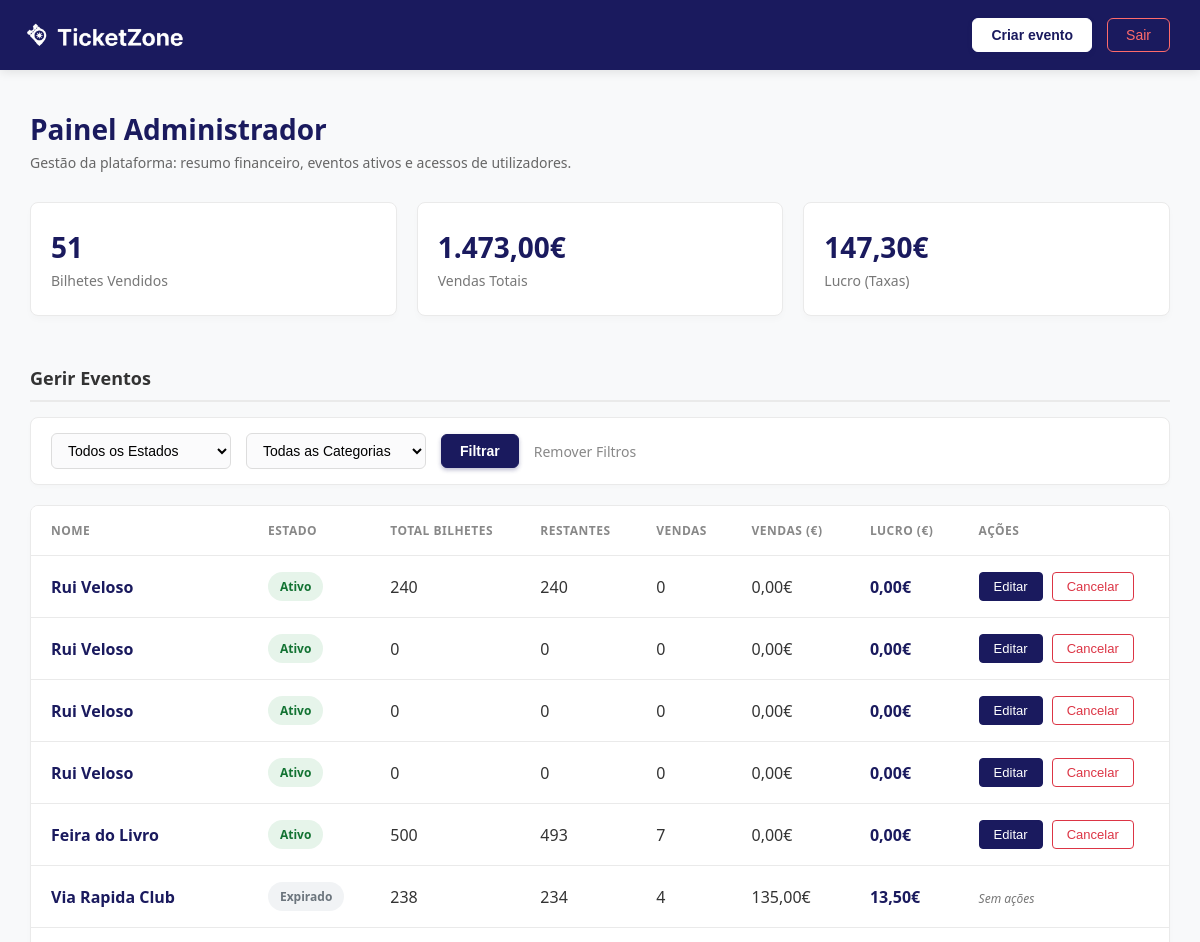
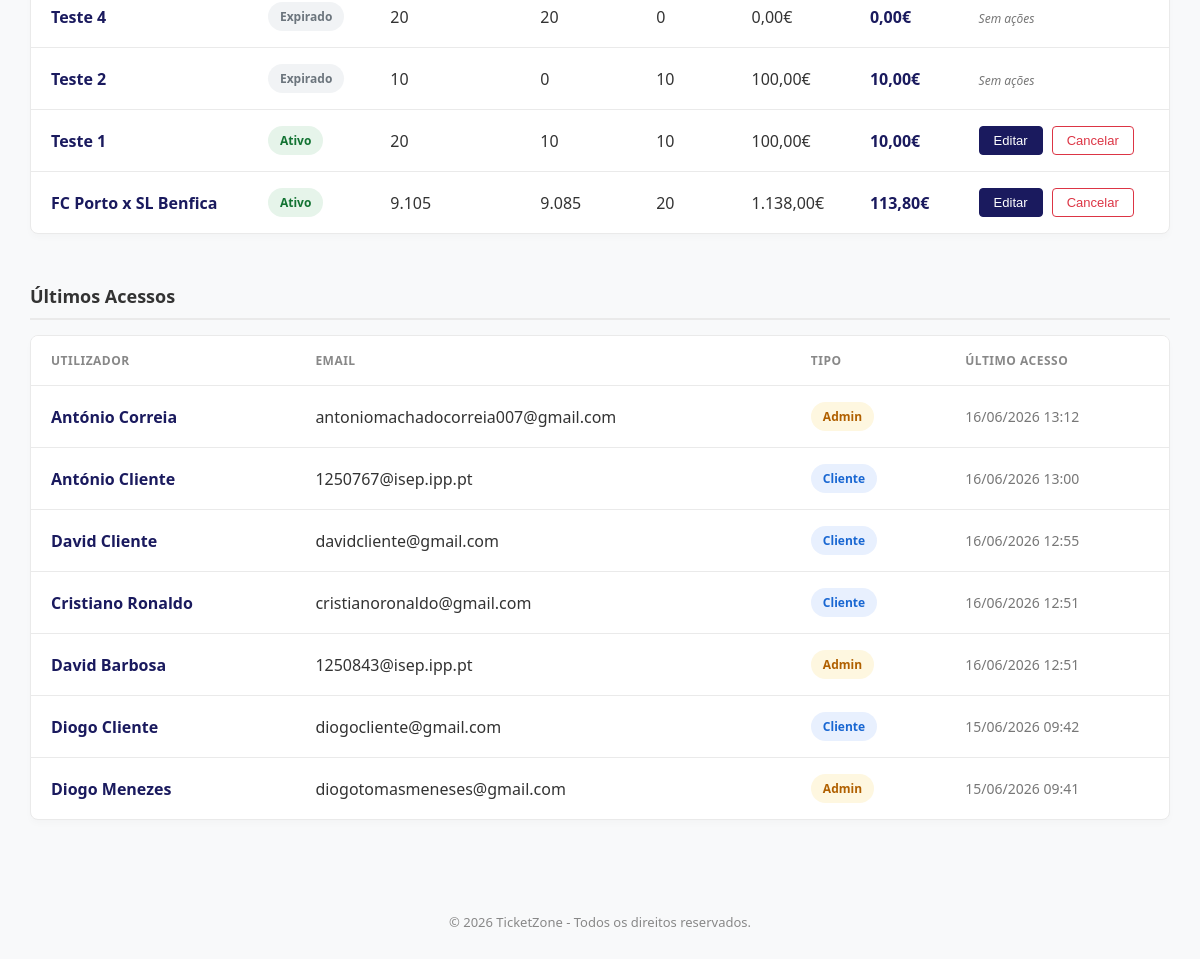
Before: /admin.php (signed in) with the older database file (2 pictures, top to bottom).
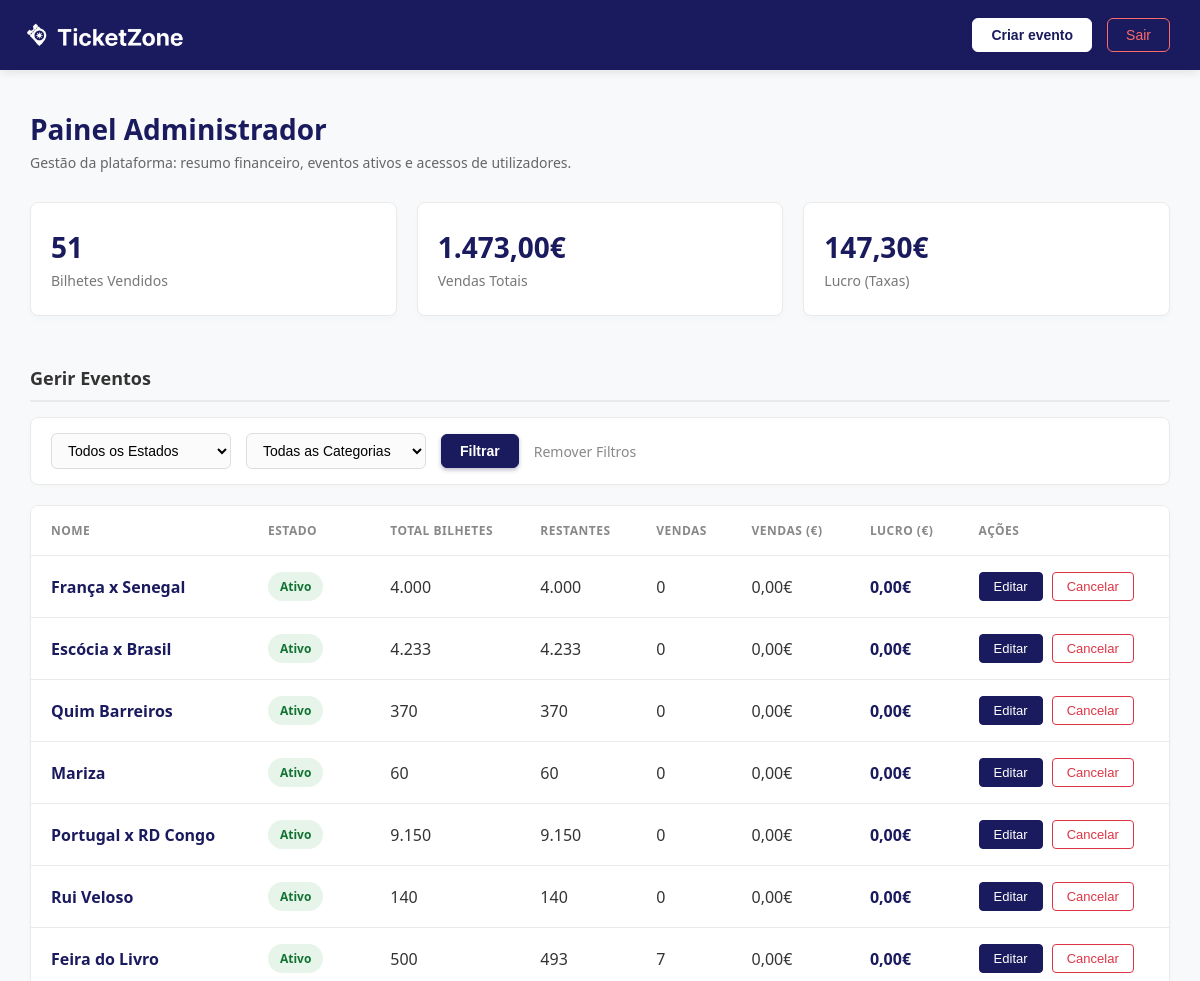
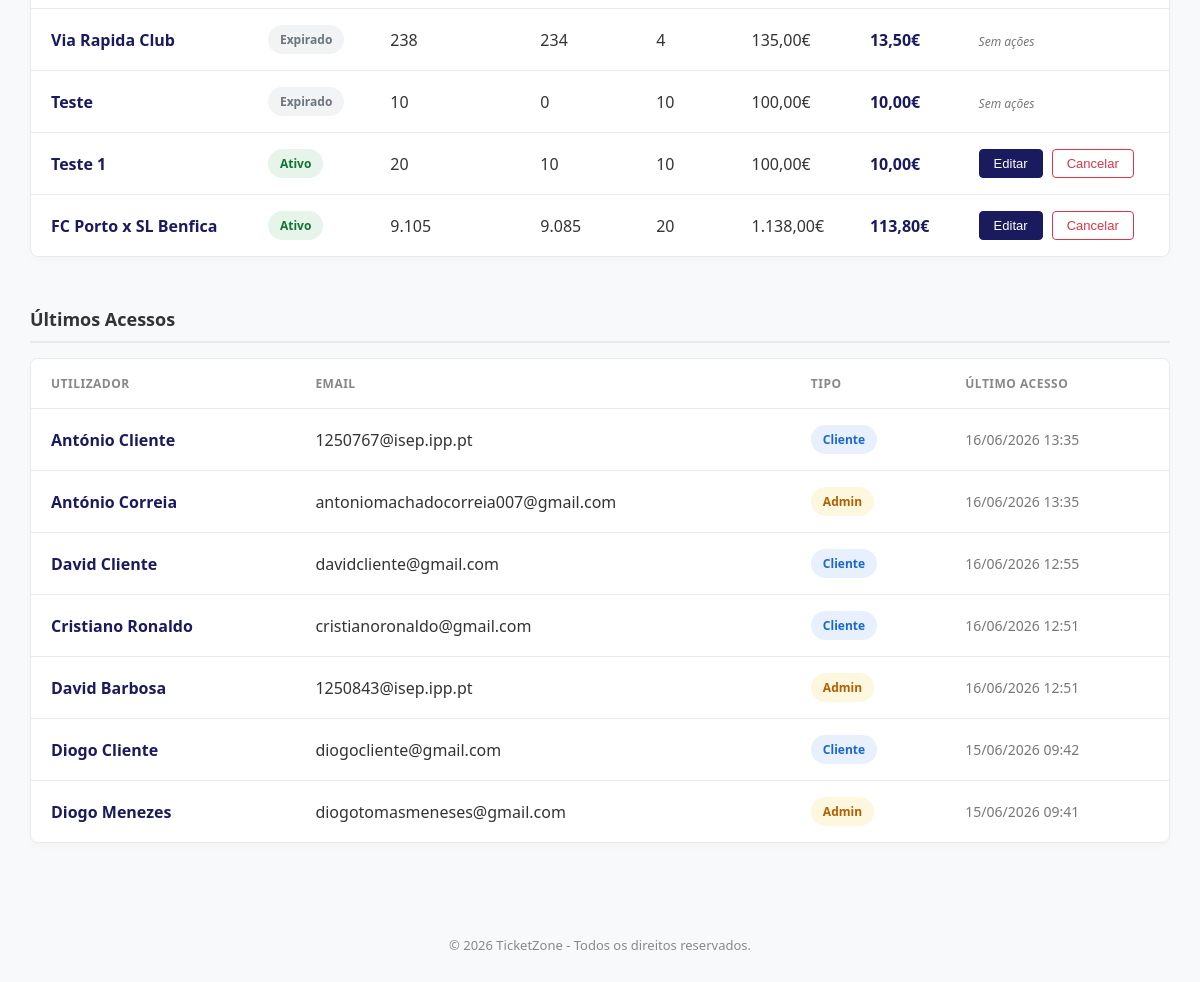
After: the same page with the newer database file (2 pictures, top to bottom).
### tables this page shows
CREATE TABLE "eventos" (
            id INTEGER PRIMARY KEY AUTOINCREMENT,
            nome TEXT NOT NULL,
            descricao TEXT,
            data_inicio TEXT NOT NULL,
            data_fim TEXT NOT NULL,
            local TEXT NOT NULL,
            imagem TEXT,
            estado TEXT DEFAULT 'ativo' CHECK(estado IN ('ativo', 'cancelado', 'expirado')),
            id_categoria INTEGER,
            id_admin INTEGER,
            FOREIGN KEY (id_categoria) REFERENCES categorias(id),
            FOREIGN KEY (id_admin) REFERENCES utilizadores(id)
        );

CREATE TABLE utilizadores (
        id INTEGER PRIMARY KEY AUTOINCREMENT,
        username TEXT NOT NULL UNIQUE,
        email TEXT NOT NULL UNIQUE,
        password_hash TEXT NOT NULL,
        tipo TEXT NOT NULL CHECK(tipo IN ('cliente', 'admin')),
        data_registo TEXT DEFAULT CURRENT_TIMESTAMP,
        ultimo_acesso TEXT
    );

### scripts/carregar_eventos.php (called while the page is built, shortened)
<?php
$db = new SQLite3(__DIR__ . '/../ticketzone.db');
$query_atualizar = "
    UPDATE eventos
    SET estado = 'expirado'
    WHERE estado = 'ativo'
    AND replace(data_fim, 'T', ' ') < datetime('now', 'localtime')
";
$db->exec($query_atualizar);
$where_clauses = [];
$where_sql = count($where_clauses) > 0 ? "WHERE " . implode(" AND ", $where_clauses) : "";
$query = "
    SELECT
        e.id,
        e.nome,
        e.estado,
        e.id_categoria,
        (SELECT COALESCE(SUM(qtd_total), 0) FROM tipos_bilhete WHERE id_evento = e.id) AS lotacao_total,
        (SELECT COALESCE(SUM(qtd_disponivel), 0) FROM tipos_bilhete WHERE id_evento = e.id) AS bilhetes_restantes,
        (SELECT COALESCE(SUM(ic.quantidade), 0) FROM itens_compra ic JOIN tipos_bilhete tb ON tb.id = ic.id_tipo_bilhete JOIN compras c ON c.id = ic.id_compra WHERE tb.id_evento = e.id AND c.estado IN ('concluida', 'pago')) AS bilhetes_vendidos,
        (SELECT COALESCE(SUM(ic.quantidade * ic.preco_unitario), 0) FROM itens_compra ic JOIN tipos_bilhete tb ON tb.id = ic.id_tipo_bilhete JOIN compras c ON c.id = ic.id_compra WHERE tb.id_evento = e.id AND c.estado IN ('concluida', 'pago')) AS total_vendas,
        (SELECT COALESCE(SUM(p.taxa_plataforma), 0) FROM pagamentos p JOIN compras c ON c.id = p.id_compra WHERE c.estado IN ('concluida', 'pago') AND c.id IN (SELECT ic.id_compra FROM itens_compra ic JOIN tipos_bilhete tb ON tb.id = ic.id_tipo_bilhete WHERE tb.id_evento = e.id)) AS lucro_plataforma
    FROM eventos e
    $where_sql
    ORDER BY e.id DESC
";
$stmt = $db->prepare($query);
$resultado = $stmt->execute();
$eventos = [];
while ($linha = $resultado->fetchArray(SQLITE3_ASSOC)) {
    $eventos[] = $linha;
}
?>

### scripts/carregar_entradas.php (called while the page is built, shortened)
<?php
$db = new SQLite3(__DIR__ . '/../ticketzone.db');
$query = "
    SELECT
        username,
        email,
        tipo,
        ultimo_acesso
    FROM utilizadores
    WHERE ultimo_acesso IS NOT NULL
    ORDER BY ultimo_acesso DESC
    LIMIT 50
";
$resultado = $db->query($query);
$entradas = [];
while ($linha = $resultado->fetchArray(SQLITE3_ASSOC)) {
    $entradas[] = $linha;
}
?>

### admin.php (the view, shortened to what the changed rows need)
<?php
require_once __DIR__ . '/scripts/carregar_eventos.php';
require_once __DIR__ . '/scripts/carregar_entradas.php';
?>
<!DOCTYPE html>
<html lang="pt">
<head>
    <link rel="stylesheet" href="styles/admin.css?v=<?= time() ?>" />
</head>
<body>
    <main>
        <div class="cabecalho-pagina">
            <h2>Painel Administrador</h2>
        </div>
        <div class="tabela-container">
            <table class="tabela-moderna">
                <thead>
                    <tr>
                        <th>Nome</th>
                        <th>Estado</th>
                        <th>Total Bilhetes</th>
                        <th>Restantes</th>
                        <th>Vendas</th>
                        <th>Vendas (€)</th>
                        <th>Lucro (€)</th>
                        <th>Ações</th>
                    </tr>
                </thead>
                <tbody>
                    <?php if (empty($eventos)): ?>
                        <tr>
                            <td colspan="8" style="text-align: center; color: #888; padding: 30px;">
                                Nenhum evento encontrado para estes filtros.
                            </td>
                        </tr>
                    <?php else: ?>
                        <?php foreach ($eventos as $evento): ?>
                            <tr>
                                <td class="destaque-nome"><?= htmlspecialchars($evento['nome']) ?></td>
                                <?php
                                    $est = strtolower($evento['estado']);
                                    if ($est === 'ativo') {
                                        $classe_badge = 'badge-ativo';
                                    } elseif ($est === 'expirado') {
                                        $classe_badge = 'badge-expirado';
                                    } else {
                                        $classe_badge = 'badge-cancelado';
                                    }
                                ?>
                                <td>
                                    <span class="badge <?= $classe_badge ?>">
                                        <?= ucfirst(htmlspecialchars($evento['estado'])) ?>
                                    </span>
                                </td>
                                <td><?= number_format($evento['lotacao_total'], 0, ',', '.') ?></td>
                                <td><?= number_format($evento['lotacao_total'] - $evento['bilhetes_vendidos'], 0, ',', '.') ?></td>
                                <td><?= number_format($evento['bilhetes_vendidos'], 0, ',', '.') ?></td>
                                <td><?= number_format($evento['total_vendas'], 2, ',', '.') ?>€</td>
                                <td class="destaque-lucro"><?= number_format($evento['lucro_plataforma'], 2, ',', '.') ?>€</td>
                                <td>
                                    <?php if ($est === 'ativo'): ?>
                                        <button class="botao-editar" onclick="location.href='eventos.php?id=<?= $evento['id'] ?>'">
                                            Editar
                                        </button>
                                        <button class="botao-cancelar" onclick="location.href='scripts/cancelar_evento.php?id=<?= $evento['id'] ?>'">
                                            Cancelar
                                        </button>
                                    <?php elseif ($est === 'cancelado'): ?>
                                        <button class="botao-reativar" onclick="location.href='scripts/reativar_evento.php?id=<?= $evento['id'] ?>'">
                                            Reativar
                                        </button>
                                    <?php elseif ($est === 'expirado'): ?>
                                        <span class="texto-secundario" style="font-size: 12px; font-style: italic;">Sem ações</span>
                                    <?php endif; ?>
                                </td>
                            </tr>
                        <?php endforeach; ?>
                    <?php endif; ?>
                </tbody>
            </table>
        </div>
        <div class="tabela-container">
            <table class="tabela-moderna">
                <thead>
                    <tr>
                        <th>Utilizador</th>
                        <th>Email</th>
                        <th>Tipo</th>
                        <th>Último Acesso</th>
                    </tr>
                </thead>
                <tbody>
                    <?php if (empty($entradas)): ?>
                        <tr>
                            <td colspan="4" style="text-align: center; color: #888; padding: 30px;">
                                Nenhum acesso registado.
                            </td>
                        </tr>
                    <?php else: ?>
                        <?php foreach ($entradas as $entrada): ?>
                            <tr>
                                <td class="destaque-nome"><?= htmlspecialchars($entrada['username']) ?></td>
                                <td><?= htmlspecialchars($entrada['email']) ?></td>
                                <?php $classe_tipo = strtolower($entrada['tipo']) === 'admin' ? 'badge-admin' : 'badge-cliente'; ?>
                                <td>
                                    <span class="badge <?= $classe_tipo ?>">
                                        <?= ucfirst(htmlspecialchars($entrada['tipo'])) ?>
                                    </span>
                                </td>
                                <td class="texto-secundario">
                                    <?php
                                        $timestamp = strtotime($entrada['ultimo_acesso']);
                                        echo date('d/m/Y H:i', $timestamp);
                                    ?>
                                </td>
                            </tr>
                        <?php endforeach; ?>
                    <?php endif; ?>
                </tbody>
            </table>
        </div>
    </main>
</body>
</html>

Changed rows visible on the page:
removed eventos: nome "Rui Veloso", estado "Ativo", lotacao_total "240", bilhetes_vendidos "240", bilhetes_vendidos "0", total_vendas "0,00", lucro_plataforma "0,00"
removed eventos: nome "Rui Veloso", estado "Ativo", lotacao_total "0", bilhetes_vendidos "0", total_vendas "0,00", lucro_plataforma "0,00"
removed eventos: nome "Rui Veloso", estado "Ativo", lotacao_total "0", bilhetes_vendidos "0", total_vendas "0,00", lucro_plataforma "0,00"
removed eventos: nome "Teste 4", estado "Expirado", lotacao_total "20", bilhetes_vendidos "20", bilhetes_vendidos "0", total_vendas "0,00", lucro_plataforma "0,00", shows "Sem ações"
added eventos: nome "França x Senegal", estado "Ativo", lotacao_total "4.000", bilhetes_vendidos "4.000", bilhetes_vendidos "0", total_vendas "0,00", lucro_plataforma "0,00"
added eventos: nome "Escócia x Brasil", estado "Ativo", lotacao_total "4.233", bilhetes_vendidos "4.233", bilhetes_vendidos "0", total_vendas "0,00", lucro_plataforma "0,00"
added eventos: nome "Quim Barreiros", estado "Ativo", lotacao_total "370", bilhetes_vendidos "370", bilhetes_vendidos "0", total_vendas "0,00", lucro_plataforma "0,00"
added eventos: nome "Mariza", estado "Ativo", lotacao_total "60", bilhetes_vendidos "60", bilhetes_vendidos "0", total_vendas "0,00", lucro_plataforma "0,00"
added eventos: nome "Portugal x RD Congo", estado "Ativo", lotacao_total "9.150", bilhetes_vendidos "9.150", bilhetes_vendidos "0", total_vendas "0,00", lucro_plataforma "0,00"
changed eventos "Rui Veloso": lotacao_total "0" → "140"; bilhetes_vendidos "0" → "140"
changed eventos: nome "Teste 2" → "Teste"
changed utilizadores "António Cliente": ultimo_acesso "16/06/2026 13:00" → "16/06/2026 13:35"; moves up the list
changed utilizadores "António Correia": ultimo_acesso "16/06/2026 13:12" → "16/06/2026 13:35"
